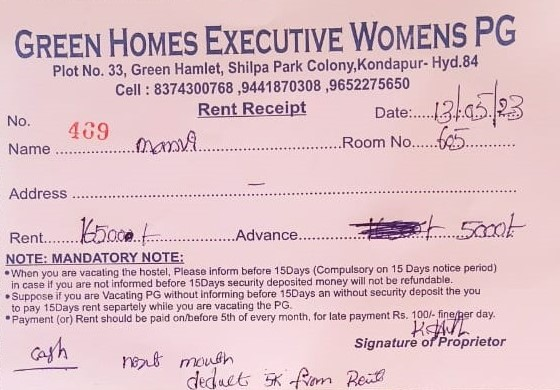
#> input picture test4.jpg, 560 x 390 px
$ jupyter execute --allow-errors demo.ipynb
#> lines starting #> are read from the running program, lines starting #| are printed output that depends on the picture; after the words box and inside, x2 and y2 are one past the last pixel; in counts of white or black regions, pixels touching at a corner belong together
#> (a cell that did not finish here is left out)

[cell 2]
import cv2
import numpy as np

def draw_rectangles(image_path = "./test4.jpg"):
    # Load the image
#> called with image_path = './test4.jpg'
    image = cv2.imread(image_path)
#> image is the input picture: shape (390, 560, 3); mean B, G, R 200.4, 193.3, 223.4

    # Convert the image to grayscale
    gray = cv2.cvtColor(image, cv2.COLOR_BGR2GRAY)
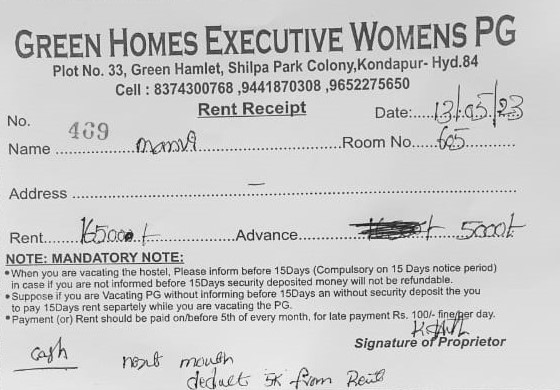
#> gray: shape (390, 560); min 7, max 250, mean 203.1

    # Apply image thresholding to obtain binary image
    ret, threshold = cv2.threshold(gray, 0, 255, cv2.THRESH_BINARY_INV + cv2.THRESH_OTSU)
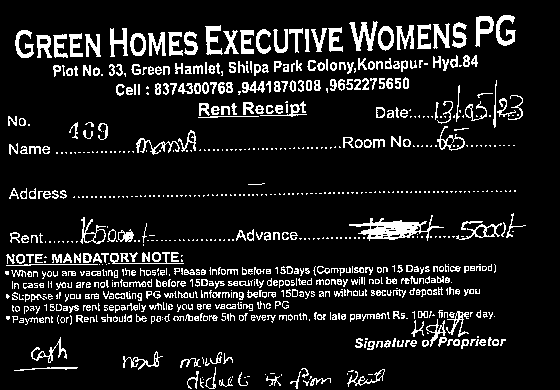
#> threshold: shape (390, 560); 11.1% white in thin lines or dots, all inside (x1, y1, x2, y2) = (5, 15, 526, 389)
#> ret = 158

    # Find contours in the thresholded image
    contours, _ = cv2.findContours(threshold, cv2.RETR_EXTERNAL, cv2.CHAIN_APPROX_SIMPLE)
#> contours = 850 contours, 636 with area under 20; largest, box (x1, y1, x2, y2) and area: (349, 215, 444, 241) 875, (475, 16, 494, 47) 304, (378, 26, 394, 51) 290, (349, 21, 378, 51) 286, (130, 33, 146, 56) 274

    # Iterate through the contours and draw rectangles around them
    for contour in contours:
        if(is_contour_darker(contour, image)):
            x, y, w, h = cv2.boundingRect(contour)
            cv2.rectangle(image, (x, y), (x + w, y + h), (0, 255, 0), 1)
#> this loop made 1 pass

    # Display the image with rectangles
    cv2.imshow('Rectangles', image)
    cv2.waitKey(0)
    cv2.destroyAllWindows()

$ run again, with test2.jpg copied over test4.jpg
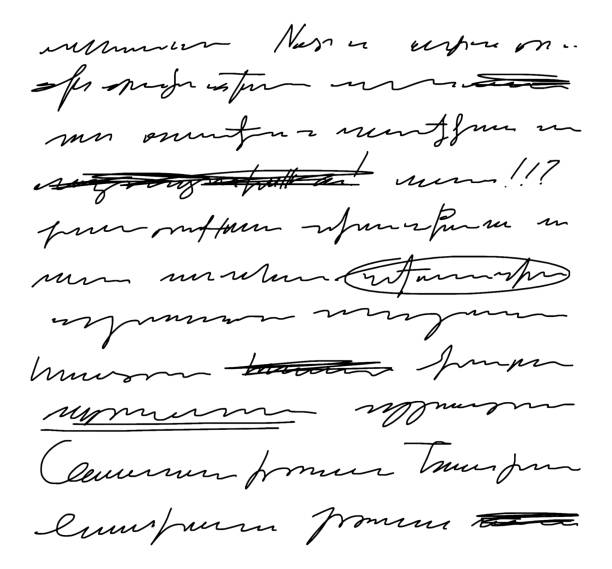
#> input picture test2.jpg, 612 x 569 px
#> in draw_rectangles, image is the input picture: shape (569, 612, 3); min 0, max 255, mean 238.8
#> in draw_rectangles, `ret, threshold = cv2.threshold(gray, 0, 255, cv2.THRESH_BINARY_INV + c..`:
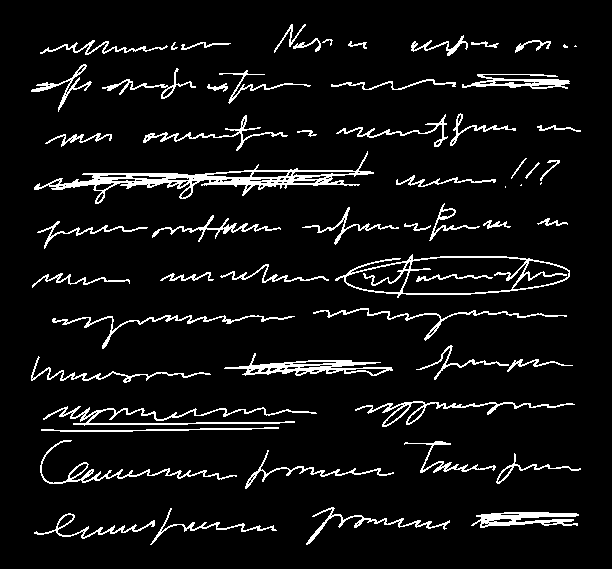
#> threshold: shape (569, 612); 6.8% white in thin lines or dots, all inside (x1, y1, x2, y2) = (31, 24, 581, 545)
#> ret = 151
#> contours = 60 contours, 7 with area under 20; largest, box (x1, y1, x2, y2) and area: (335, 254, 570, 298) 6755, (34, 151, 374, 204) 3770, (224, 353, 393, 376) 1334, (471, 512, 579, 528) 872, (355, 401, 575, 427) 694
#> the loop in draw_rectangles, `for contour in contours:` made 1 pass
